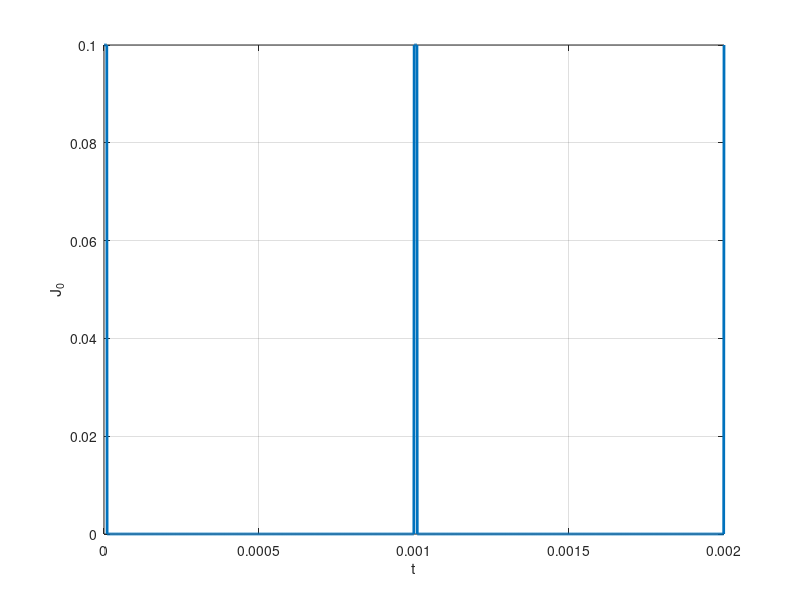

Source code (MATLAB):
% simple check to make a pulse train

freq = 1000; % Hz
period = 1/freq; % seconds
duty = 0.01;
J_peak = 1e-1; % mol/m^2-s

% Ensure at least 10 points per "on" phase
T_fin = 2*period;
points_per_on = 10;
N_periods = T_fin / period;
N_t = ceil(points_per_on / duty * N_periods);
t = linspace(0, T_fin, N_t);
t_mod = mod(t,period);

J_0 = zeros(size(t)); % Initialize the pulse train
J_0(t_mod < duty * period) = J_peak; % Set pulse values based on duty cycle

% Plot snapshots at selected times
figure;

plot(t, J_0, 'LineWidth',2);

xlim([0,T_fin]);
xlabel('t');
ylabel('J_0');
grid on;
hold off;
